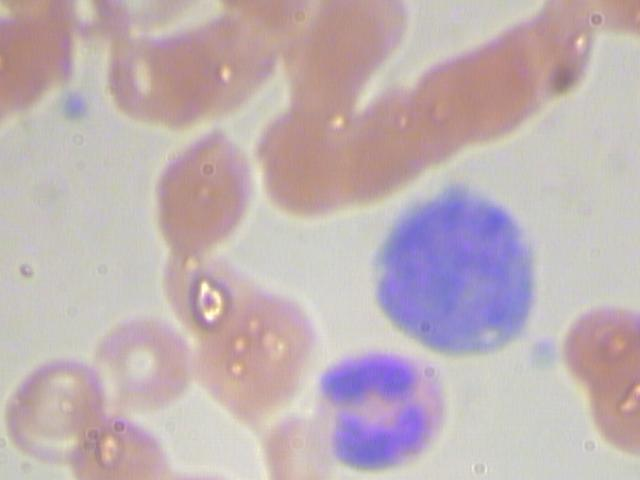
#> input picture analysis/fractal_poc/data/BCCD_Dataset-master/BCCD/JPEGImages/BloodImage_00034.jpg, 640 x 480 px; its folder holds only this picture in this run
$ python compare_datasets.py
#> lines starting #> are read from the running program, lines starting #| are printed output that depends on the picture; after the words box and inside, x2 and y2 are one past the last pixel; in counts of white or black regions, pixels touching at a corner belong together
### analysis/fractal_poc/advanced_fractal.py
#!/usr/bin/env python3
"""
Advanced Fractal Analysis - Cell Distribution Pattern
======================================================

This module analyzes the SPATIAL DISTRIBUTION of cells, not just the image.
The hypothesis is that cell distribution patterns (clustering, spacing)
may correlate with blood heterogeneity and pharmacokinetic behavior.

Key insight: We need to analyze:
1. Cell centroids as point patterns
2. Cell boundaries as fractal objects
3. Inter-cell distances and their distribution
"""

import numpy as np
from pathlib import Path
from typing import List, Tuple, Dict, Optional
from dataclasses import dataclass
import json
import logging

logging.basicConfig(level=logging.INFO)
logger = logging.getLogger(__name__)


@dataclass
class CellDistributionResult:
    """Results from cell distribution fractal analysis."""
    image_path: str
    n_cells_detected: int
    df_boundaries: float       # Fractal dim of cell boundaries
    df_distribution: float     # Fractal dim of cell positions (point pattern)
    mean_cell_area: float
    std_cell_area: float
    cell_density: float        # cells per 1000 pixels²
    clustering_index: float    # Measure of cell clustering


def segment_cells(image_array: np.ndarray,
                  method: str = "threshold") -> Tuple[np.ndarray, List[dict]]:
    """
    Segment blood cells from image.

    Returns binary mask and list of cell properties.
    """
    from scipy import ndimage

    # Convert to grayscale if needed
    if len(image_array.shape) == 3:
        gray = np.mean(image_array, axis=2)
    else:
        gray = image_array.copy()

    # Normalize
    gray = (gray - gray.min()) / (gray.max() - gray.min() + 1e-8)

    # Blood cells are typically darker (RBCs) or have distinct staining
    # Use Otsu-like thresholding
    threshold = np.mean(gray) - 0.5 * np.std(gray)
    binary = gray < threshold

    # Clean up with morphological operations
    binary = ndimage.binary_opening(binary, iterations=2)
    binary = ndimage.binary_closing(binary, iterations=2)

    # Label connected components
    labeled, n_features = ndimage.label(binary)

    # Get cell properties
    cells = []
    for i in range(1, n_features + 1):
        cell_mask = labeled == i
        area = np.sum(cell_mask)

        # Filter by size (remove noise and artifacts)
        if 100 < area < 10000:  # Reasonable cell size range
            y_coords, x_coords = np.where(cell_mask)
            centroid_y = np.mean(y_coords)
            centroid_x = np.mean(x_coords)
            cells.append({
                'id': i,
                'area': area,
                'centroid': (centroid_x, centroid_y),
                'mask': cell_mask
            })

    return binary, cells


def calculate_point_pattern_df(centroids: List[Tuple[float, float]],
                               image_shape: Tuple[int, int]) -> float:
    """
    Calculate fractal dimension of cell centroid distribution.

    Uses box-counting on the point pattern.
    """
    if len(centroids) < 5:
        return np.nan

    # Create binary image of centroids
    centroid_image = np.zeros(image_shape, dtype=int)
    for x, y in centroids:
        xi, yi = int(x), int(y)
        if 0 <= xi < image_shape[1] and 0 <= yi < image_shape[0]:
            # Create small marker for each centroid
            for dx in range(-2, 3):
                for dy in range(-2, 3):
                    nxi, nyi = xi + dx, yi + dy
                    if 0 <= nxi < image_shape[1] and 0 <= nyi < image_shape[0]:
                        centroid_image[nyi, nxi] = 1

    # Box counting
    from fractal_dimension import box_counting, calculate_fractal_dimension
    box_sizes, box_counts = box_counting(centroid_image)
    df, r2 = calculate_fractal_dimension(box_sizes, box_counts)

    return df


def calculate_boundary_df(cells: List[dict]) -> float:
    """Calculate fractal dimension of cell boundaries."""
    if len(cells) < 1:
        return np.nan

    from scipy import ndimage
    from fractal_dimension import box_counting, calculate_fractal_dimension

    # Combine all cell masks
    combined = None
    for cell in cells:
        if combined is None:
            combined = cell['mask'].astype(int)
        else:
            combined = np.logical_or(combined, cell['mask']).astype(int)

    # Extract boundaries using erosion
    eroded = ndimage.binary_erosion(combined)
    boundaries = combined.astype(int) - eroded.astype(int)

    # Box counting on boundaries
    box_sizes, box_counts = box_counting(boundaries)
    df, r2 = calculate_fractal_dimension(box_sizes, box_counts)

    return df


def calculate_clustering_index(centroids: List[Tuple[float, float]],
                               image_shape: Tuple[int, int]) -> float:
    """
    Calculate clustering index using nearest neighbor distances.

    Clark-Evans R: R < 1 means clustered, R > 1 means dispersed
    """
    if len(centroids) < 2:
        return np.nan

    from scipy.spatial.distance import cdist

    points = np.array(centroids)
    distances = cdist(points, points)
    np.fill_diagonal(distances, np.inf)

    # Nearest neighbor distances
    nn_distances = np.min(distances, axis=1)
    mean_nn = np.mean(nn_distances)

    # Expected mean NN distance for random distribution
    area = image_shape[0] * image_shape[1]
    density = len(centroids) / area
    expected_nn = 0.5 / np.sqrt(density)

    # Clark-Evans R
    R = mean_nn / expected_nn

    return R


def analyze_cell_distribution(image_path: str) -> CellDistributionResult:
    """Perform complete cell distribution analysis."""
    from PIL import Image

    # Load image
    img = Image.open(image_path)
    img_array = np.array(img)

    # Segment cells
    binary, cells = segment_cells(img_array)

    if len(cells) < 3:
        logger.warning(f"Only {len(cells)} cells detected in {image_path}")

    # Extract centroids
    centroids = [c['centroid'] for c in cells]

    # Calculate metrics
    df_distribution = calculate_point_pattern_df(centroids, binary.shape)
    df_boundaries = calculate_boundary_df(cells)

    areas = [c['area'] for c in cells]
    mean_area = np.mean(areas) if areas else 0
    std_area = np.std(areas) if areas else 0

    cell_density = len(cells) / (binary.shape[0] * binary.shape[1]) * 1000
    clustering = calculate_clustering_index(centroids, binary.shape)

    return CellDistributionResult(
        image_path=str(image_path),
        n_cells_detected=len(cells),
        df_boundaries=df_boundaries,
        df_distribution=df_distribution,
        mean_cell_area=mean_area,
        std_cell_area=std_area,
        cell_density=cell_density,
        clustering_index=clustering
    )

### analysis/fractal_poc/fractal_dimension.py
#!/usr/bin/env python3
"""
Fractal Dimension Analysis of Blood Cell Images
================================================

This module implements box-counting algorithm for calculating fractal dimension
of blood cell images. The goal is to explore the relationship between blood
microstructure heterogeneity and pharmacokinetic parameters.

Theory:
    For a fractal object, the number of boxes N(ε) of size ε needed to cover
    the object scales as: N(ε) ∝ ε^(-D)

    Where D is the fractal dimension.

    Taking logarithms: log(N(ε)) = -D * log(ε) + C

    The slope of log(N) vs log(1/ε) gives the fractal dimension.

References:
    - Kopelman R. (1986) J. Stat. Phys. 42:185-200
    - Jung et al. (2023) Pharmaceutics 15:304
"""

import numpy as np
from pathlib import Path
import json
from dataclasses import dataclass, asdict
from typing import List, Tuple, Optional
import logging

logging.basicConfig(level=logging.INFO)
logger = logging.getLogger(__name__)


@dataclass
class FractalResult:
    """Result of fractal dimension analysis."""
    image_path: str
    fractal_dimension: float
    r_squared: float
    box_sizes: List[int]
    box_counts: List[int]
    method: str = "box_counting"


def box_counting(binary_image: np.ndarray,
                 min_box_size: int = 2,
                 max_box_size: Optional[int] = None,
                 n_sizes: int = 10) -> Tuple[np.ndarray, np.ndarray]:
    """
    Perform box-counting on a binary image.

    Parameters
    ----------
    binary_image : np.ndarray
        Binary image (0s and 1s)
    min_box_size : int
        Minimum box size in pixels
    max_box_size : int, optional
        Maximum box size (defaults to min dimension / 4)
    n_sizes : int
        Number of box sizes to use

    Returns
    -------
    box_sizes : np.ndarray
        Array of box sizes used
    box_counts : np.ndarray
        Number of boxes containing pixels for each size
    """
    if max_box_size is None:
        max_box_size = min(binary_image.shape) // 4

    # Generate logarithmically spaced box sizes
    box_sizes = np.unique(np.logspace(
        np.log10(min_box_size),
        np.log10(max_box_size),
        n_sizes
    ).astype(int))

    box_counts = []

    for box_size in box_sizes:
        # Count boxes that contain at least one pixel
        count = 0
        for i in range(0, binary_image.shape[0], box_size):
            for j in range(0, binary_image.shape[1], box_size):
                box = binary_image[i:i+box_size, j:j+box_size]
                if np.any(box):
                    count += 1
        box_counts.append(count)

    return box_sizes, np.array(box_counts)


def calculate_fractal_dimension(box_sizes: np.ndarray,
                                box_counts: np.ndarray) -> Tuple[float, float]:
    """
    Calculate fractal dimension from box-counting data.

    Uses linear regression on log-log plot.

    Returns
    -------
    fractal_dim : float
        Estimated fractal dimension
    r_squared : float
        R² of the linear fit
    """
    # Take logarithms
    log_sizes = np.log(1.0 / box_sizes)
    log_counts = np.log(box_counts)

    # Linear regression
    coeffs = np.polyfit(log_sizes, log_counts, 1)
    fractal_dim = coeffs[0]

    # Calculate R²
    y_pred = np.polyval(coeffs, log_sizes)
    ss_res = np.sum((log_counts - y_pred) ** 2)
    ss_tot = np.sum((log_counts - np.mean(log_counts)) ** 2)
    r_squared = 1 - (ss_res / ss_tot)

    return fractal_dim, r_squared


# [47 lines left out: function analyze_image, not called in this run]

### analysis/fractal_poc/compare_datasets.py
#!/usr/bin/env python3
"""
Compare Fractal Dimensions Across Datasets
===========================================

Compares fractal dimension and cell distribution patterns between:
- Normal blood cells (BCCD)
- Pathological samples (when available)
- Synthetic pathological (for pipeline testing)

This is the key experiment to validate the hypothesis.
"""

import json
import numpy as np
from pathlib import Path
from typing import Dict, List
import logging
from dataclasses import dataclass

logging.basicConfig(level=logging.INFO, format='%(asctime)s - %(levelname)s - %(message)s')
logger = logging.getLogger(__name__)

SCRIPT_DIR = Path(__file__).parent
DATA_DIR = SCRIPT_DIR / "data"
RESULTS_DIR = SCRIPT_DIR / "results"


@dataclass
class DatasetStats:
    """Statistics for a dataset."""
    name: str
    n_images: int
    df_boundaries_mean: float
    df_boundaries_std: float
    df_distribution_mean: float
    df_distribution_std: float
    clustering_mean: float
    clustering_std: float


def analyze_dataset(name: str, image_dir: Path, max_images: int = 30) -> DatasetStats:
    """Analyze a single dataset and return statistics."""
    from advanced_fractal import analyze_cell_distribution

    # Find images
    images = []
    for ext in ['*.jpg', '*.jpeg', '*.png', '*.bmp']:
        images.extend(image_dir.rglob(ext))
    images = sorted(images)[:max_images]

    if not images:
        logger.warning(f"No images found in {image_dir}")
        return None

    logger.info(f"Analyzing {name}: {len(images)} images")

    results = []
    for img_path in images:
        try:
            result = analyze_cell_distribution(str(img_path))
            if result.n_cells_detected >= 3:
                results.append(result)
        except Exception as e:
            pass  # Skip failed images

    if len(results) < 5:
        logger.warning(f"Only {len(results)} valid results for {name}")
        return None

    # Extract metrics
    df_b = [r.df_boundaries for r in results if not np.isnan(r.df_boundaries)]
    df_d = [r.df_distribution for r in results if not np.isnan(r.df_distribution)]
    clust = [r.clustering_index for r in results if not np.isnan(r.clustering_index)]

    return DatasetStats(
        name=name,
        n_images=len(results),
        df_boundaries_mean=np.mean(df_b),
        df_boundaries_std=np.std(df_b),
        df_distribution_mean=np.mean(df_d),
        df_distribution_std=np.std(df_d),
        clustering_mean=np.mean(clust),
        clustering_std=np.std(clust)
    )


# [37 lines left out: function statistical_test, not called in this run]


def main():
    RESULTS_DIR.mkdir(exist_ok=True)

    # Define datasets to analyze
    datasets = {
        "BCCD_Normal": DATA_DIR / "BCCD_Dataset-master" / "BCCD" / "JPEGImages",
    }

    # Add malaria dataset if available (comparing infected vs uninfected)
    malaria_para = DATA_DIR / "malaria_cells" / "Parasitized"
    malaria_uninf = DATA_DIR / "malaria_cells" / "Uninfected"

    if malaria_para.exists():
        datasets["Malaria_Infected"] = malaria_para
    if malaria_uninf.exists():
        datasets["Malaria_Normal"] = malaria_uninf

    # Add synthetic for comparison
    if (DATA_DIR / "synthetic_pathological").exists():
        datasets["Synthetic_Patho"] = DATA_DIR / "synthetic_pathological"

    # Analyze each dataset
    all_stats = {}
    for name, path in datasets.items():
        if path.exists():
            stats = analyze_dataset(name, path)
#> in analyze_cell_distribution, img is the input picture: PIL image 640x480 RGB; mean R, G, B 191.8, 176.7, 179.8
#> in segment_cells, `gray = np.mean(image_array, axis=2)`:
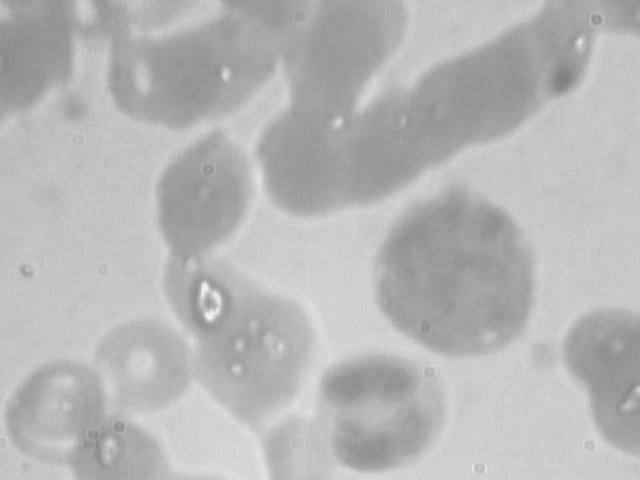
#> gray: shape (480, 640) float64; min 125.7, max 247.7, mean 182.8
#> in segment_cells, `gray = (gray - gray.min()) / (gray.max() - gray.min() + 1e-8)`:
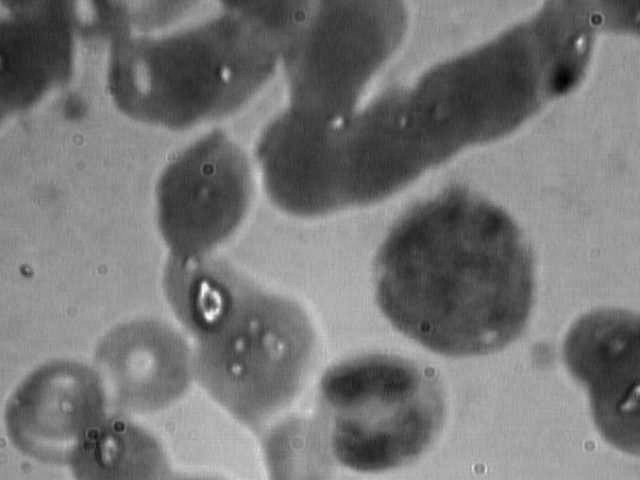
#> gray: shape (480, 640) float64; min 0, max 1, mean 0.468
#> in segment_cells, `threshold = np.mean(gray) - 0.5 * np.std(gray)`: threshold = 0.388
#> in segment_cells, `binary = gray < threshold`:
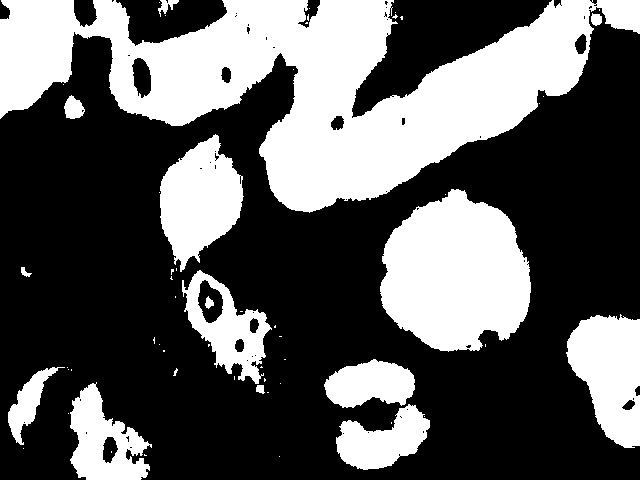
#> binary: shape (480, 640) bool; 36.3% white; 59 white regions (44 under 20 px), largest, box (x1, y1, x2, y2) and area: (0, 0, 640, 213) 61359, (380, 189, 531, 352) 18114, (160, 134, 244, 272) 7187
#> in segment_cells, `labeled, n_features = ndimage.label(binary)`:
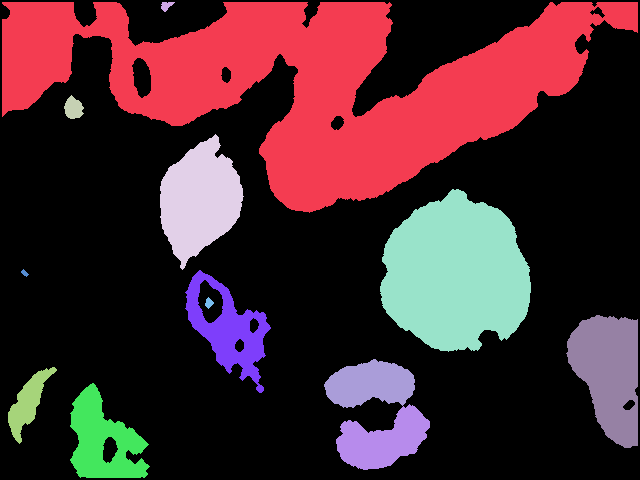
#> labeled: shape (480, 640) int32; 14 distinct labels, from 0 to 13; one colour per label, 0 black
#> in segment_cells, `labeled, n_features = ndimage.label(binary)`: n_features = 13
#> the loop in segment_cells, `for i in range(1, n_features + 1):` made 13 passes
#> (area, centroid_y, centroid_x) on passes 3, 4, 7, 9, 10, 11, 12, 13: (329, 107.9, 73.08), (7098, 199.4, 199.1), (4160, 329.5, 228.5), (6681, 372.1, 608.8), (3177, 383.7, 369.9), (1398, 402.3, 27.34), (4305, 440.5, 102.9), (3576, 440.2, 382.2)
#> pass 1, in segment_cells, `cell_mask = labeled == i`:
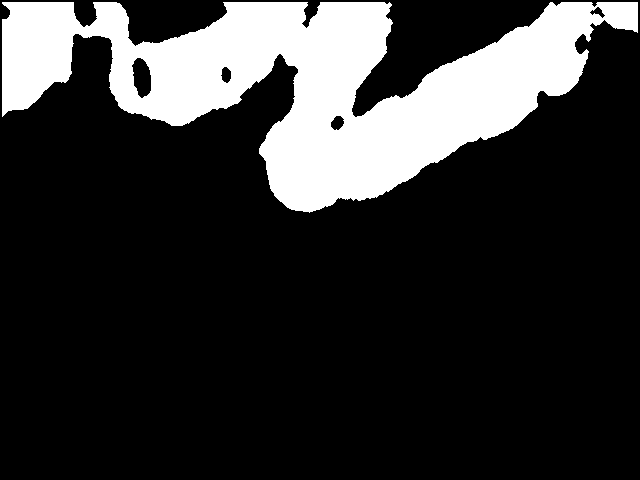
#> cell_mask: shape (480, 640) bool; 19.7% white; 1 white region, box (x1, y1, x2, y2) and area: (2, 2, 638, 213) 60485
#> after the loop in segment_cells, `for i in range(1, n_features + 1):`:
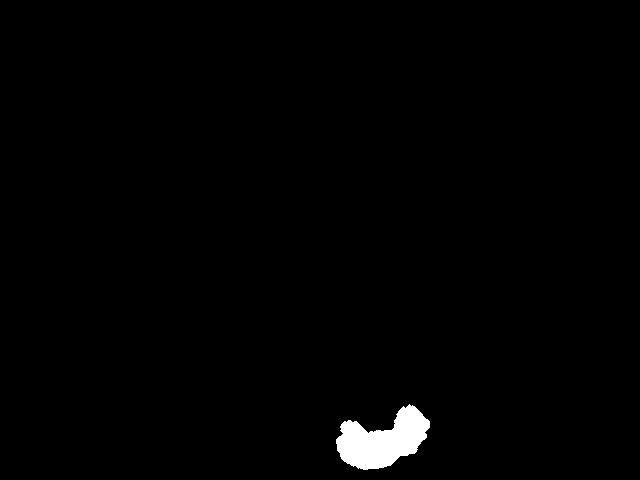
#> cell_mask: shape (480, 640) bool; 1.2% white; 1 white region, box (x1, y1, x2, y2) and area: (336, 404, 430, 470) 3576
#> after the loop in segment_cells, `for i in range(1, n_features + 1):`: cells = 8 items
#> in analyze_cell_distribution, `centroids = [c['centroid'] for c in cells]`: centroids = [(73.08, 107.9), (199.1, 199.4), (228.5, 329.5), (608.8, 372.1), (369.9, 383.7), (27.34, 402.3), (102.9, 440.5), (382.2, 440.2)]
#> the loop in calculate_point_pattern_df, `for x, y in centroids:` made 8 passes
#> (x, y, xi, yi) on passes 1 to 8: (73.08, 107.9, 73, 107), (199.1, 199.4, 199, 199), (228.5, 329.5, 228, 329), (608.8, 372.1, 608, 372), (369.9, 383.7, 369, 383), (27.34, 402.3, 27, 402), (102.9, 440.5, 102, 440), (382.2, 440.2, 382, 440)
#> after the loop in box_counting, `for box_size in box_sizes:`: box_counts = [72, 41, 32, 18, 15, 10, 9, 10, 10, 6]
#> in calculate_point_pattern_df, `box_sizes, box_counts = box_counting(centroid_image)`: box_sizes = [2, 3, 4, 7, 12, 19, 30, 48, 76, 119]; box_counts = [72, 41, 32, 18, 15, 10, 9, 10, 10, 6]
#> in calculate_fractal_dimension, `log_sizes = np.log(1.0 / box_sizes)`: log_sizes = [-0.693, -1.1, -1.39, -1.95, -2.48, -2.94, -3.4, -3.87, -4.33, -4.78]
#> in calculate_fractal_dimension, `log_counts = np.log(box_counts)`: log_counts = [4.28, 3.71, 3.47, 2.89, 2.71, 2.3, 2.2, 2.3, 2.3, 1.79]
#> in calculate_fractal_dimension, `coeffs = np.polyfit(log_sizes, log_counts, 1)`: coeffs = [0.526, 4.21]
#> in calculate_fractal_dimension, `fractal_dim = coeffs[0]`: fractal_dim = 0.526
#> in calculate_fractal_dimension, `y_pred = np.polyval(coeffs, log_sizes)`: y_pred = [3.85, 3.63, 3.48, 3.19, 2.9, 2.66, 2.42, 2.18, 1.93, 1.7]
#> in calculate_fractal_dimension, `ss_res = np.sum((log_counts - y_pred) ** 2)`: ss_res = 0.66
#> in calculate_fractal_dimension, `ss_tot = np.sum((log_counts - np.mean(log_counts)) ** 2)`: ss_tot = 5.6
#> in calculate_fractal_dimension, `r_squared = 1 - (ss_res / ss_tot)`: r_squared = 0.882
#> in calculate_point_pattern_df, `df, r2 = calculate_fractal_dimension(box_sizes, box_counts)`: df = 0.526; r2 = 0.882
#> in analyze_cell_distribution, `df_distribution = calculate_point_pattern_df(centroids, binary.shape)`: df_distribution = 0.526
#> the loop in calculate_boundary_df, `for cell in cells:` made 8 passes
#> pass 2, in calculate_boundary_df, `combined = np.logical_or(combined, cell['mask']).astype(int)`:
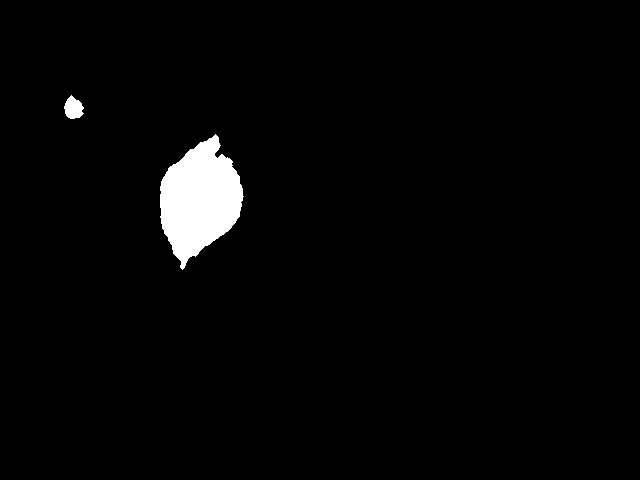
#> combined: shape (480, 640) int64; values 0 (black) and 1 (white), 2.4% white; 2 white regions, box (x1, y1, x2, y2) and area: (160, 134, 244, 270) 7098, (64, 95, 84, 119) 329
#> (the rest of the program and of its run is left out)
